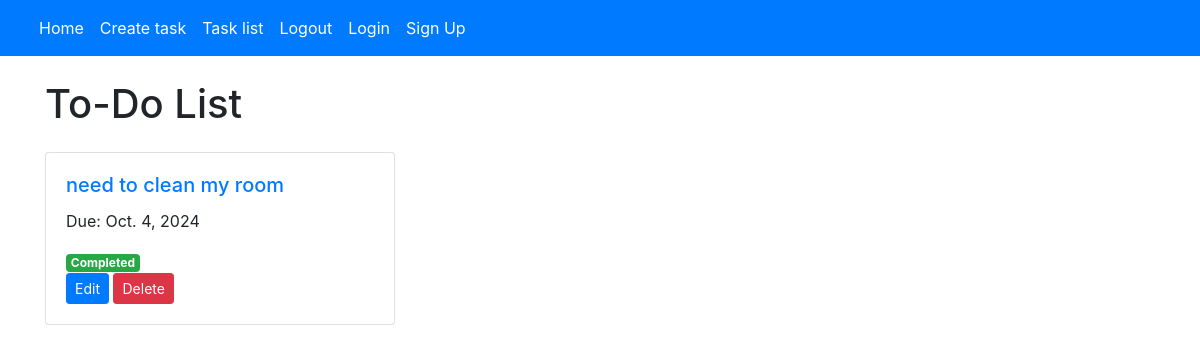
The page /task_list/ on the database as committed earlier.
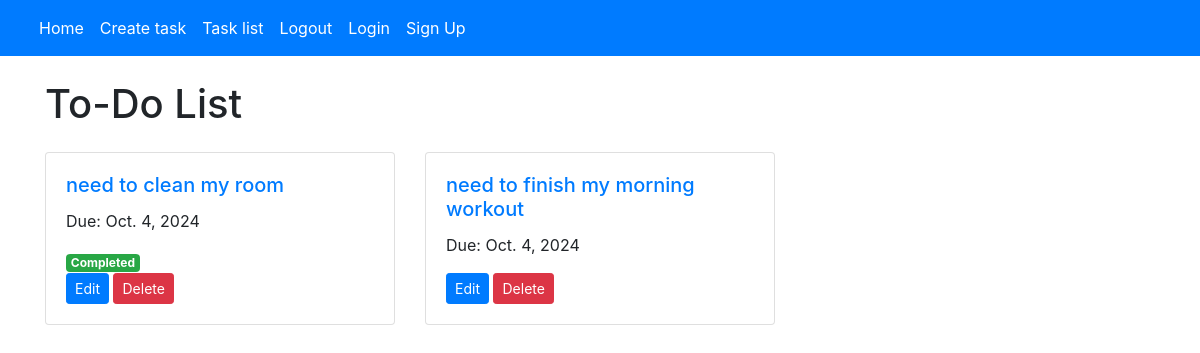
The same page on the database as committed later.
### app/models.py (models this page shows, shortened)
class Task(models.Model):
    title = models.CharField(max_length=100)
    description = models.TextField(blank=True, null=True)
    completed = models.BooleanField(default=False)
    due_date = models.DateField(default=timezone.now)

### app/views.py (the view)
# urls.py: path('task_list/', views.task_list, name='task_list'),
def task_list(request):
    tasks = Task.objects.all().order_by('due_date')
    return render(request, 'task_list.html', {'tasks': tasks})

### app/templates/task_list.html (shortened to what this page needs)
{% extends "base.html" %}
{% block content %}
<!DOCTYPE html>
<html>
<head>
    <link rel="stylesheet" href="https://stackpath.bootstrapcdn.com/bootstrap/4.5.2/css/bootstrap.min.css">
</head>
<body>
    <div class="container mt-4">
        <h1 class="mb-4">To-Do List</h1>
        <div class="row">
            {% for task in tasks %}
            <div class="col-md-4 mb-4">
                <div class="card">
                    <div class="card-body">
                        <h5 class="card-title">
                            <a href="{% url 'task_detail' task.id %}">{{ task.title }}</a>
                        </h5>
                        <p class="card-text">Due: {{ task.due_date }}</p>
                        {% if task.completed %}
                        <span class="badge badge-success">Completed</span>
                        <br>
                        {% endif %}
                        <a href="{% url 'task_update' task.id %}" class="btn btn-primary btn-sm">Edit</a>
                        <a href="{% url 'task_delete' task.id %}" class="btn btn-danger btn-sm">Delete</a>
                    </div>
                </div>
            </div>
            {% endfor %}
        </div>
    </div>
</body>
</html>
{% endblock %}

### app/templates/base.html (shortened to what this page needs)
{% load static %}
<!doctype html>
<html lang="en">
  <head>
    <link href="https://cdn.jsdelivr.net/npm/bootstrap@5.3.3/dist/css/bootstrap.min.css" rel="stylesheet">
  </head>
  <body>
    <nav class="navbar navbar-expand-lg navbar-light bg-primary">
      <div class="container-fluid">
        <div class="collapse navbar-collapse" id="navbarSupportedContent">
          <ul class="navbar-nav me-auto mb-2 mb-lg-0 d-flex align-items-center">
            <li class="nav-item">
              <a class="nav-link text-white" href="{% url 'home' %}">Home</a>
            </li>
            <li class="nav-item">
              <a class="nav-link text-white" href="{% url 'task_create' %}"> Create task</a>
            </li>
            <li class="nav-item">
              <a class="nav-link text-white" href="{% url 'task_list' %}">Task list</a>
            </li>
              <li class="nav-item">
                <a class="nav-link text-white" href="{% url 'logout' %}">Logout</a>
              </li>
              <li class="nav-item">
                <a class="nav-link text-white" href="{% url 'login' %}">Login</a>
              </li>
              <li class="nav-item">
                <a class="nav-link text-white" href="{% url 'register' %}">Sign Up</a>
              </li>
          </ul>
        </div>
      </div>
    </nav>
    {% block content %}
    {% endblock content %}
  </body>
</html>

Rows that differ between the two databases and show on the page:
added Task: title "need to finish my morning workout", due_date "Oct. 4, 2024"
